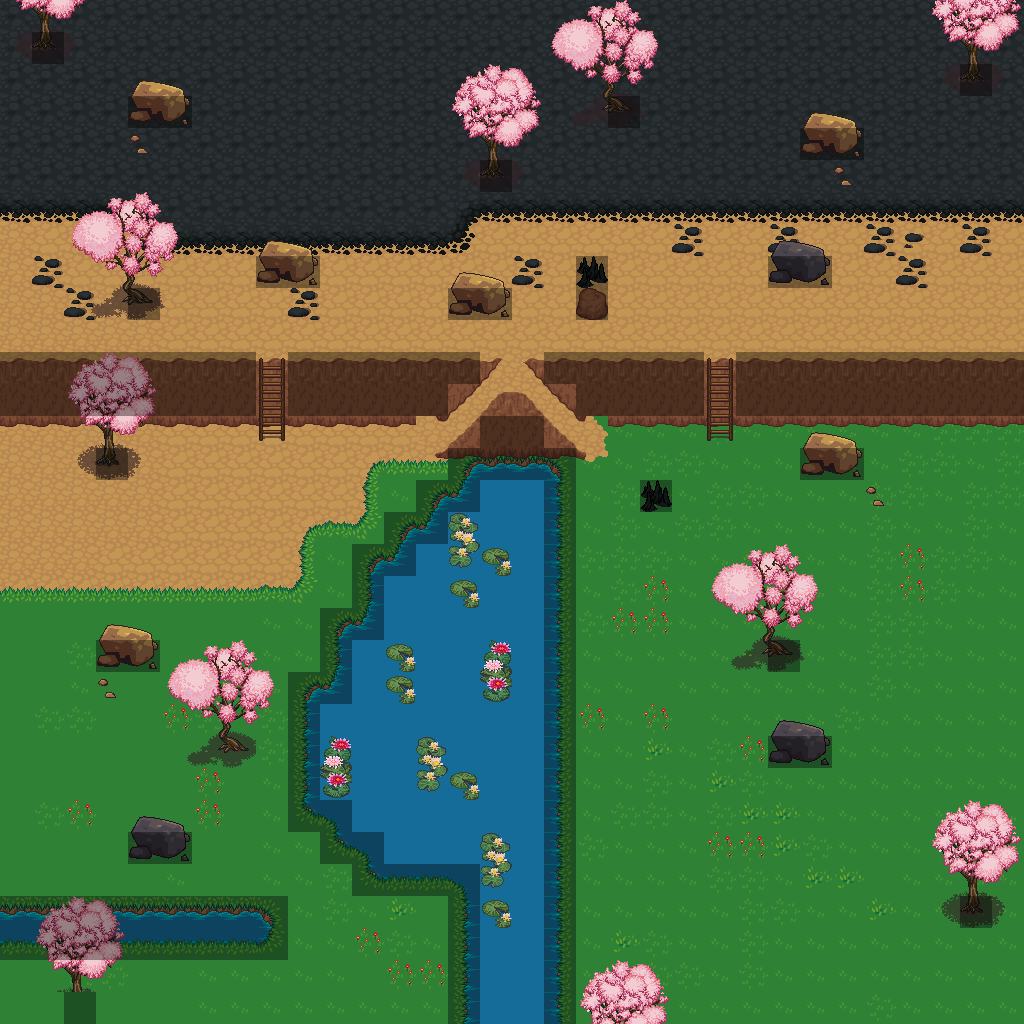

This is a level from a 2D game, rendered from its Tiled map with the project's own tilesets. A one-line summary and the map file follow, with tile-layer data summarised:
An orthogonal 32x32 tile map with 32x32 px tiles, 5 tile layers (background, background, background, foreground, ...), 5 tilesets and 5 objects (4x teleport, To Fields4).

<map version="1.0" orientation="orthogonal" width="32" height="32" tilewidth="32" tileheight="32">
 <tileset firstgid="1" name="town" tilewidth="32" tileheight="32">
  <image source="../images/fantasy/outside/town.png" width="864" height="2112" />
 </tileset>
 <tileset firstgid="1783" name="cherry_blossom_trees" tilewidth="32" tileheight="32">
  <image source="../images/fantasy/outside/cherry_blossom_trees.png" width="224" height="128" />
 </tileset>
 <tileset firstgid="1811" name="tiled_collision" tilewidth="32" tileheight="32">
  <image source="../images/tiled_collision.png" width="480" height="32" />
 </tileset>
 <tileset firstgid="1826" name="mountains" tilewidth="32" tileheight="32">
  <image source="../images/fantasy/outside/mountains.png" width="384" height="288" />
 </tileset>
 <tileset firstgid="1934" name="water_lilies" tilewidth="32" tileheight="32">
  <image source="../images/fantasy/outside/water_lilies.png" width="96" height="64" />
 </tileset>
 <layer name="background" width="32" height="32">
  <data>[1024 cells, 1024 non-empty, 34 distinct tile ids]</data>
 </layer>
 <layer name="background" width="32" height="32">
  <data>[1024 cells, 157 non-empty, 37 distinct tile ids]</data>
 </layer>
 <layer name="background" width="32" height="32">
  <data>[1024 cells, 6 non-empty, 3 distinct tile ids]</data>
 </layer>
 <layer name="foreground" width="32" height="32">
  <data>[1024 cells, 117 non-empty, 25 distinct tile ids]</data>
 </layer>
 <layer name="collisions" width="32" height="32">
  <data>[1024 cells, 168 non-empty, 6 distinct tile ids]</data>
 </layer>
 <objectgroup name="event" width="32" height="32">
  <object name="To Fields5" type="teleport" x="1003" y="-6" width="14" height="1022">
   <properties>
    <property name="warp" value="fields5,50,500" />
   </properties>
  </object>
  <object name="To Fields4" x="2" y="2" width="14" height="1022">
   <properties>
    <property name="" value="" />
   </properties>
  </object>
  <object name="To Fields7" type="teleport" x="4" y="1000" width="1012" height="20">
   <properties>
    <property name="warp" value="fields7,500,50" />
   </properties>
  </object>
  <object name="To Fields5" type="teleport" x="2" y="4" width="1012" height="20">
   <properties>
    <property name="warp" value="fields5,500,50" />
   </properties>
  </object>
  <object name="To Fields1" type="teleport" x="2" y="4" width="1012" height="20">
   <properties>
    <property name="warp" value="fields1,500,950" />
   </properties>
  </object>
 </objectgroup>
</map>
